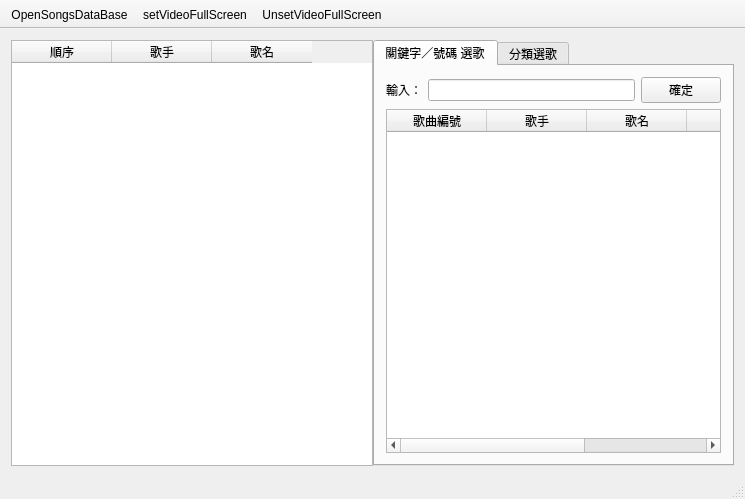
<?xml version="1.0" encoding="UTF-8"?>
<ui version="4.0">
 <class>KtvMainWindow</class>
 <widget class="QMainWindow" name="KtvMainWindow">
  <property name="geometry">
   <rect>
    <x>0</x>
    <y>0</y>
    <width>745</width>
    <height>499</height>
   </rect>
  </property>
  <property name="windowTitle">
   <string>KtvMainWindow</string>
  </property>
  <widget class="QWidget" name="centralWidget">
   <layout class="QGridLayout" name="gridLayout">
    <item row="0" column="0">
     <layout class="QHBoxLayout" name="horizontalLayout">
      <property name="spacing">
       <number>0</number>
      </property>
      <item>
       <widget class="QTableWidget" name="playList">
        <property name="selectionMode">
         <enum>QAbstractItemView::NoSelection</enum>
        </property>
        <property name="selectionBehavior">
         <enum>QAbstractItemView::SelectRows</enum>
        </property>
        <property name="showGrid">
         <bool>true</bool>
        </property>
        <property name="cornerButtonEnabled">
         <bool>true</bool>
        </property>
        <column>
         <property name="text">
          <string>順序</string>
         </property>
        </column>
        <column>
         <property name="text">
          <string>歌手</string>
         </property>
        </column>
        <column>
         <property name="text">
          <string>歌名</string>
         </property>
        </column>
       </widget>
      </item>
      <item>
       <widget class="QTabWidget" name="tabWidget">
        <property name="currentIndex">
         <number>0</number>
        </property>
        <widget class="QWidget" name="keywordSelectorTab">
         <attribute name="title">
          <string>關鍵字／號碼 選歌</string>
         </attribute>
         <layout class="QGridLayout" name="gridLayout_2">
          <item row="0" column="0">
           <layout class="QVBoxLayout" name="verticalLayout">
            <item>
             <layout class="QHBoxLayout" name="horizontalLayout_2">
              <item>
               <widget class="QLabel" name="label">
                <property name="text">
                 <string>輸入：</string>
                </property>
               </widget>
              </item>
              <item>
               <widget class="QLineEdit" name="lineEdit"/>
              </item>
              <item>
               <widget class="QPushButton" name="pushButton">
                <property name="text">
                 <string>確定</string>
                </property>
               </widget>
              </item>
             </layout>
            </item>
            <item>
             <widget class="QTableWidget" name="tableWidget">
              <column>
               <property name="text">
                <string>歌曲編號</string>
               </property>
              </column>
              <column>
               <property name="text">
                <string>歌手</string>
               </property>
              </column>
              <column>
               <property name="text">
                <string>歌名</string>
               </property>
              </column>
              <column>
               <property name="text">
                <string>性別</string>
               </property>
              </column>
              <column>
               <property name="text">
                <string>語言</string>
               </property>
              </column>
             </widget>
            </item>
           </layout>
          </item>
         </layout>
        </widget>
        <widget class="QWidget" name="classifySelectorTab">
         <attribute name="title">
          <string>分類選歌</string>
         </attribute>
        </widget>
       </widget>
      </item>
     </layout>
    </item>
   </layout>
  </widget>
  <widget class="QMenuBar" name="menuBar">
   <property name="geometry">
    <rect>
     <x>0</x>
     <y>0</y>
     <width>745</width>
     <height>22</height>
    </rect>
   </property>
  </widget>
  <widget class="QToolBar" name="mainToolBar">
   <property name="movable">
    <bool>false</bool>
   </property>
   <property name="iconSize">
    <size>
     <width>48</width>
     <height>48</height>
    </size>
   </property>
   <attribute name="toolBarArea">
    <enum>TopToolBarArea</enum>
   </attribute>
   <attribute name="toolBarBreak">
    <bool>false</bool>
   </attribute>
   <addaction name="actionOpenSongsDataBase"/>
   <addaction name="actionSetVideoFullScreen"/>
   <addaction name="actionUnsetVideoFullScreen"/>
  </widget>
  <widget class="QStatusBar" name="statusBar"/>
  <action name="actionOpenSongsDataBase">
   <property name="icon">
    <iconset>
     <normaloff>../icon/text-file-icon.png</normaloff>../icon/text-file-icon.png</iconset>
   </property>
   <property name="text">
    <string>OpenSongsDataBase</string>
   </property>
  </action>
  <action name="actionSetVideoFullScreen">
   <property name="icon">
    <iconset>
     <normaloff>../icon/window-fullscreen-icon.png</normaloff>../icon/window-fullscreen-icon.png</iconset>
   </property>
   <property name="text">
    <string>setVideoFullScreen</string>
   </property>
  </action>
  <action name="actionUnsetVideoFullScreen">
   <property name="icon">
    <iconset>
     <normaloff>../icon/window-nofullscreen-icon.png</normaloff>../icon/window-nofullscreen-icon.png</iconset>
   </property>
   <property name="text">
    <string>UnsetVideoFullScreen</string>
   </property>
  </action>
 </widget>
 <layoutdefault spacing="6" margin="11"/>
 <resources/>
 <connections/>
</ui>
